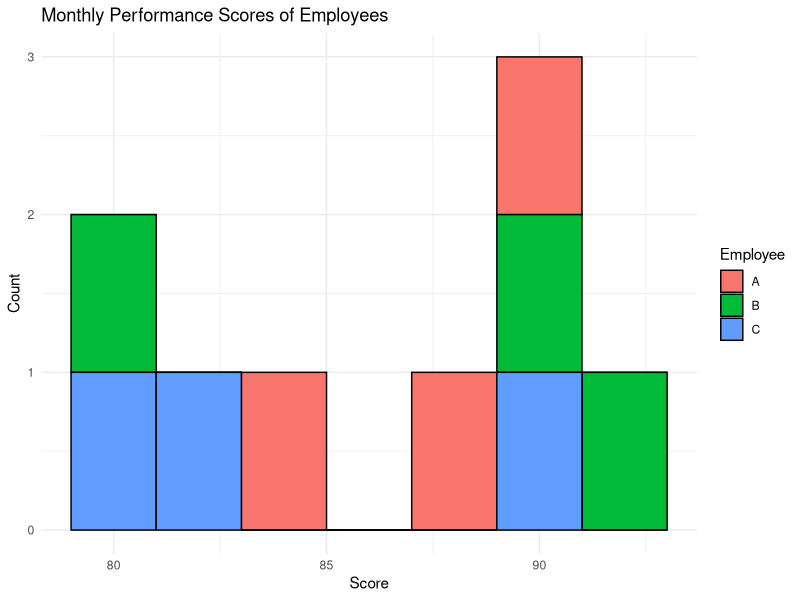

Recreate this plot in R.
library(ggplot2)
data <- data.frame(
  Month = rep(c("Jan", "Feb", "Mar"), each = 3),
  Employee = rep(c("A", "B", "C"), 3),
  Score = c(85, 90, 80, 88, 92, 90, 90, 80, 82)
)
ggplot(data, aes(x = Score, fill = Employee)) +
  geom_histogram(binwidth = 2,  color = "black") +
  labs(title = "Monthly Performance Scores of Employees",
       x = "Score",
       y = "Count") +
  theme_minimal()
